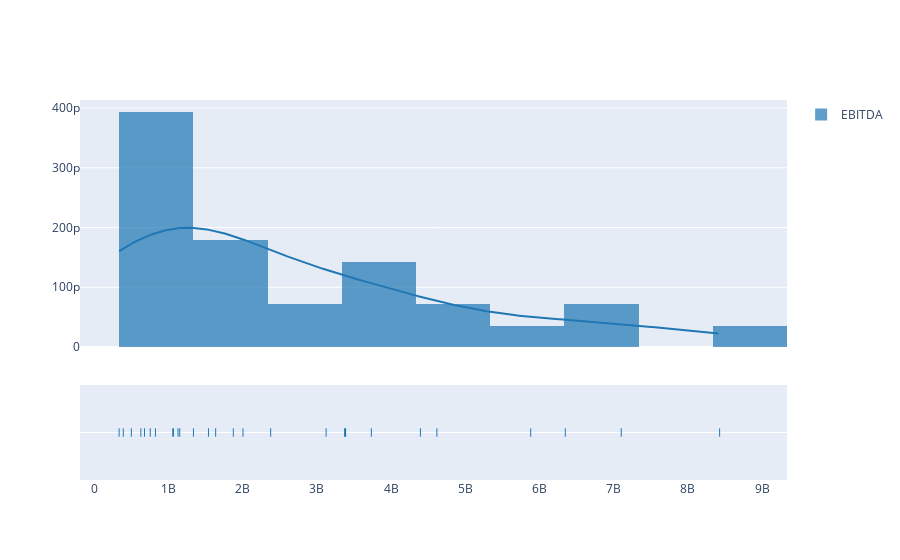

The notebook cell this image was saved under:
### Code cell
hist_data = [df_Mat['EBITDA'].to_numpy()]
group_labels = ['EBITDA'] # name of the dataset

fig = ff.create_distplot(hist_data, group_labels, bin_size=1000000000)
fig.show()

### Figure 1 — Plotly figure (JSON) as saved in the notebook; plotly's stock layout.template omitted (floating-point values rounded to 4 significant figures; data arrays with more than 128 entries replaced by an {"elided": "..."} marker saying what was removed)
{"data": [{"autobinx": false, "histnorm": "probability density", "legendgroup": "EBITDA", "marker": {"color": "rgb(31, 119, 180)"}, "name": "EBITDA", "opacity": 0.7, "type": "histogram", "x": [500032000, 677371000, 1058300000, 1067300000, 3384600000, 4617000000, 2003800000, 2376800000, 1152000000, 7101000000, 8427000000, 754400000, 627700000, 3124000000, 3387000000, 5881000000, 6347000000, 334680000, 391454000, 4395000000, 1635659000, 1538929000, 1874000000, 3373000000, 3734000000, 824600000, 1129299000, 1336466000], "xaxis": "x", "xbins": {"end": 8427000000, "size": 1000000000, "start": 334680000}, "yaxis": "y"}, {"legendgroup": "EBITDA", "marker": {"color": "rgb(31, 119, 180)"}, "mode": "lines", "name": "EBITDA", "showlegend": false, "type": "scatter", "x": {"elided": "500 int values"}, "xaxis": "x", "y": {"elided": "500 float values"}, "yaxis": "y"}, {"legendgroup": "EBITDA", "marker": {"color": "rgb(31, 119, 180)", "symbol": "line-ns-open"}, "mode": "markers", "name": "EBITDA", "showlegend": false, "type": "scatter", "x": [500032000, 677371000, 1058300000, 1067300000, 3384600000, 4617000000, 2003800000, 2376800000, 1152000000, 7101000000, 8427000000, 754400000, 627700000, 3124000000, 3387000000, 5881000000, 6347000000, 334680000, 391454000, 4395000000, 1635659000, 1538929000, 1874000000, 3373000000, 3734000000, 824600000, 1129299000, 1336466000], "xaxis": "x", "y": ["EBITDA", "EBITDA", "EBITDA", "EBITDA", "EBITDA", "EBITDA", "EBITDA", "EBITDA", "EBITDA", "EBITDA", "EBITDA", "EBITDA", "EBITDA", "EBITDA", "EBITDA", "EBITDA", "EBITDA", "EBITDA", "EBITDA", "EBITDA", "EBITDA", "EBITDA", "EBITDA", "EBITDA", "EBITDA", "EBITDA", "EBITDA", "EBITDA"], "yaxis": "y2"}], "layout": {"barmode": "overlay", "hovermode": "closest", "legend": {"traceorder": "reversed"}, "xaxis": {"anchor": "y2", "domain": [0, 1], "zeroline": false}, "yaxis": {"anchor": "free", "domain": [0.35, 1], "position": 0}, "yaxis2": {"anchor": "x", "domain": [0, 0.25], "dtick": 1, "showticklabels": false}}}
